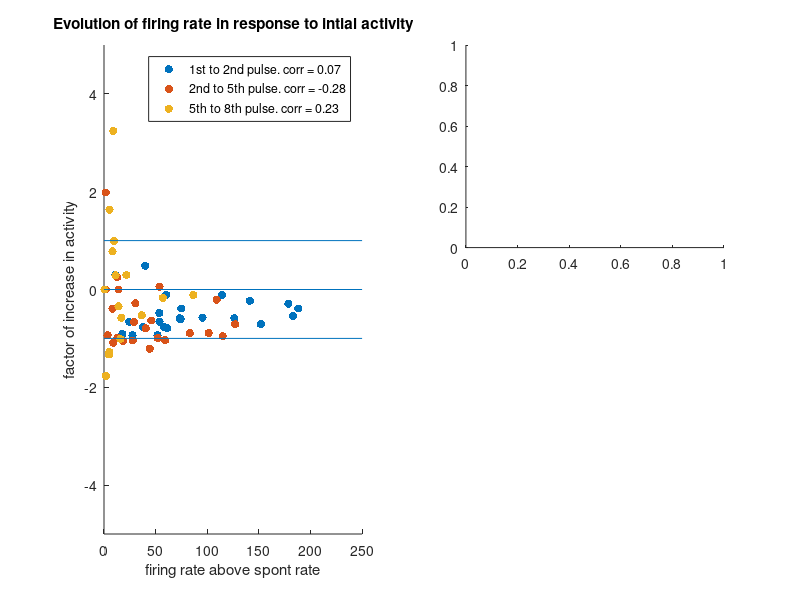

Recreate this plot in MATLAB. (Note: this script raises an error after producing the figure.)
%% plot spikes per click for all neurons
% 18/06/2018 This is a population data, disregarding onset latency
% differences. 

load('SyncN_new.mat')
% load('SyncP_new.mat')

% %48Hz adaptation
% xaxis = [];
% brut = [];
% for i = 1:16
%     xaxis = [xaxis output.spikes_per_click{1, 11}.xaxis];
%     brut = [brut output.spikes_per_click{1, 11}.brut2(i,:)];%/output.spikes_per_click{1, 11}.brut(i,1)];
% end
% 
%   
% 
% figure
% j = 1;
% for j = 1:25
%     disp(j)
%         hold on
%         plot(output.spikes_per_click{1, 11}.xaxis(j,:),output.spikes_per_click{1, 11}.brut1(j,:),'linewidth',2.0)
%         pause
% %     if brut(j) ==0;
% %     brut(j) =1;
% %     end
% end


% logbrut = log(brut);



% Analyse adaptation between acoustic events 
bin = [];
f = 10;
tets = 0;
for j = size(output.spikes_per_click{1, f}.brut1,1) :-1:1
    if output.spikes_per_click{1,f}.brut1(j,1)< 8 || output.spikes_per_click{1,f}.brut1(j,2)<1
        output.spikes_per_click{1,f}.brut1(j,:) = [];
        tets = tets +1;
    end
end

    




bin(1,:) = output.spikes_per_click{1, f}.brut1(:,1);
bin(2,:) = -output.spikes_per_click{1, f}.brut1(:,1)+output.spikes_per_click{1, f}.brut1(:,2);
bin(3,:) = -output.spikes_per_click{1, f}.brut1(:,1)+output.spikes_per_click{1, f}.brut1(:,3);

bin(4,:) = output.spikes_per_click{1, f}.brut1(:,2);
bin(5,:) = -output.spikes_per_click{1, f}.brut1(:,2)+output.spikes_per_click{1, f}.brut1(:,3);

bin(6,:) = -output.spikes_per_click{1, f}.brut1(:,2)+output.spikes_per_click{1, f}.brut1(:,5);
bin(7,:) = output.spikes_per_click{1, f}.brut1(:,5);
bin(8,:) = -output.spikes_per_click{1, f}.brut1(:,5)+output.spikes_per_click{1, f}.brut1(:,8);

for j = 1:size(output.spikes_per_click{1, f}.brut1,1)

    bin(2,j) = bin(2,j)/bin(1,j);
    bin(3,j) = bin(3,j)/bin(1,j);
    bin(5,j) = bin(5,j)/bin(4,j);
    bin(6,j) = bin(6,j)/bin(4,j);
    bin(8,j) = bin(8,j)/bin(7,j);
end



C1 = cov(bin(1,:),bin(2,:));
[U,S,V] = svd(C1);
V = V*sqrt(S)*3;
v1 = V(:,1);
v2 = V(:,2);
coM(1) = mean(bin(1,:));
coM(2) = mean(bin(2,:));

C2 = cov(bin(1,:),bin(3,:));
[U2, S2, V2] = svd(C2);
V2 = V2*sqrt(S2)*3;
v3 = V2(:,1);
v4 = V2(:,1);
coM(3) = mean(bin(3,:));

% C3 = cov(bin(4,:),bin(5,:));
% C4 = corr(bin(4,:).',bin(6,:).');
% C5 = corr(bin(7,:).',bin(8,:).');



figure
subplot(2,2,[1 3])
scatter(bin(1,:),bin(2,:),'filled')
hold on
scatter(bin(4,:),bin(6,:),'filled')
scatter(bin(7,:),bin(8,:),'filled')

xlimit = get(gca,'xlim');


line([0 250], [0 0]);
line([0 250], [1 1]);
line([0 250], [-1 -1]);
axis([0,250,-5,5])

legend1 = sprintf('1st to 2nd pulse. corr = %.2f',corr(bin(1,:).',bin(2,:).'));
legend2 = sprintf('2nd to 5th pulse. corr = %.2f',corr(bin(4,:).',bin(6,:).'));
legend3 = sprintf('5th to 8th pulse. corr = %.2f',corr(bin(7,:).',bin(8,:).'));
legend({legend1, legend2, legend3});
ylabel('factor of increase in activity')
xlabel('firing rate above spont rate')
title('Evolution of firing rate in response to intial activity')
% scatter(bin(1,:),bin(7,:),'filled')
% quiver(coM(1),coM(2),v1(1),v1(2), 'b-')
% quiver(coM(1),coM(2),v2(1),v2(2), 'b-')

% scatter(bin(1,:),bin(3,:),'filled')
% % quiver(coM(1),coM(3),v3(1),v3(2), 'r-')
% % quiver(coM(1),coM(3),v4(1),v4(2), 'r-')
% 
% % hold on 



subplot(2,2,2)
edges = -5:0.20:5;
% [h1,edges] = histcounts(bin(2,:), edges);
histogram(bin(2,:), edges);
hold on 
% [h2,edges] = histcounts(bin(3,:), edges);
histogram(bin(3,:), edges);
legend1 = sprintf('1st to 2nd pulse');%. corr = %.2f',corr(bin1,bin2));
legend2 = sprintf('1st to 3rd pulse');%. corr = %.2f',corr(bin1,bin3));
% legend3 = sprintf('mu = %.3f', mean(h3));
legend({legend1, legend2}) %, legend3});

title('plasticity near onset')

subplot(2,2,4)
edges = -5:0.20:5;
% [h3,edges]= histcounts(bin(6,:), edges);
histogram(bin(6,:), edges);
hold on
% [h4,edges] = histcounts(bin(8,:), edges);
histogram(bin(8,:), edges);
legend1 = sprintf('2nd to 5th pulse');%. corr = %.2f',corr(bin1,bin2));
legend2 = sprintf('5th to 8thpulse');%. corr = %.2f',corr(bin1,bin3));
% legend3 = sprintf('mu = %.3f', mean(h3));
legend({legend1, legend2}) %, legend3});
title('plasticity near middle of stimuli')
xlabel('factor of increase in activity')


%% Adaptation in different model neurons.
clear all
load('Md_SP_SRAstrong_june.mat')

f= 10;
bin(1,:) = UnitInfo.Info.Output.spikes_per_click{1, f}.brut(:,1);

bin(2,:) = -UnitInfo.Info.Output.spikes_per_click{1, f}.brut(:,1)+UnitInfo.Info.Output.spikes_per_click{1, f}.brut(:,2);
bin(3,:) = -UnitInfo.Info.Output.spikes_per_click{1, f}.brut(:,1)+UnitInfo.Info.Output.spikes_per_click{1, f}.brut(:,3);

bin(4,:) = UnitInfo.Info.Output.spikes_per_click{1, f}.brut(:,2);
bin(5,:) = -UnitInfo.Info.Output.spikes_per_click{1, f}.brut(:,2)+UnitInfo.Info.Output.spikes_per_click{1, f}.brut(:,3);

bin(6,:) = -UnitInfo.Info.Output.spikes_per_click{1, f}.brut(:,2)+UnitInfo.Info.Output.spikes_per_click{1, f}.brut(:,5);
bin(7,:) = UnitInfo.Info.Output.spikes_per_click{1, f}.brut(:,5);
bin(8,:) = -UnitInfo.Info.Output.spikes_per_click{1, f}.brut(:,5)+UnitInfo.Info.Output.spikes_per_click{1, f}.brut(:,8);


%For facilitation only, when we have 0 spikes at onset)
bin2 = round(bin);
%end
            


for j = 1:size(UnitInfo.Info.Output.spikes_per_click{1, f}.brut,1)

    bin(2,j) = bin(2,j)/bin(1,j);
    bin(3,j) = bin(3,j)/bin(1,j);
    bin(5,j) = bin(5,j)/bin(4,j);
    bin(6,j) = bin(6,j)/bin(4,j);
    bin(8,j) = bin(8,j)/bin(7,j);
end

%for faciltation
for i = 1:50
    if bin2(1,i) ==0
        if bin2(2,i)==48
            bin(2,i) = 1;
        elseif bin2(2,i)==-48
            bin(2,i) = -1;
        elseif bin2(2,i) == 95
            bin(2,i) = 2;
        elseif bin2(2,i) ==-95
            bin(2,i) = -2;
        end
        
        if bin2(3,i)==48
            bin(3,i) = 1;
        elseif bin2(3,i)==-48
            bin(3,i) = -1;
        elseif bin2(3,i) == 95
            bin(3,i) = 2;
        elseif bin2(3,i) ==-95
            bin(3,i) = -2;
        end
    end
end
%end


figure
subplot(2,2,[1 3])
scatter(bin(1,:),bin(2,:),'filled')
hold on
scatter(bin(4,:),bin(6,:),'filled')
scatter(bin(7,:),bin(8,:),'filled')

xlimit = get(gca,'xlim');


line([0 250], [0 0]);
line([0 250], [1 1]);
line([0 250], [-1 -1]);
axis([0,250,-5,5])

legend1 = sprintf('1st to 2nd pulse. corr = %.2f',corr(bin(1,:).',bin(2,:).'));
legend2 = sprintf('2nd to 5th pulse. corr = %.2f',corr(bin(4,:).',bin(6,:).'));
legend3 = sprintf('5th to 8th pulse. corr = %.2f',corr(bin(7,:).',bin(8,:).'));
legend({legend1, legend2, legend3});
ylabel('factor of increase in activity')
xlabel('firing rate above spont rate')
title('Evolution of firing rate in response to intial activity')
% scatter(bin(1,:),bin(7,:),'filled')
% quiver(coM(1),coM(2),v1(1),v1(2), 'b-')
% quiver(coM(1),coM(2),v2(1),v2(2), 'b-')

% scatter(bin(1,:),bin(3,:),'filled')
% % quiver(coM(1),coM(3),v3(1),v3(2), 'r-')
% % quiver(coM(1),coM(3),v4(1),v4(2), 'r-')
% 
% % hold on 



subplot(2,2,2)
edges = -5:0.20:5;
% [h1,edges] = histcounts(bin(2,:), edges);
histogram(bin(2,:), edges);
hold on 
% [h2,edges] = histcounts(bin(3,:), edges);
histogram(bin(3,:), edges);
legend1 = sprintf('1st to 2nd pulse');%. corr = %.2f',corr(bin1,bin2));
legend2 = sprintf('1st to 3rd pulse');%. corr = %.2f',corr(bin1,bin3));
% legend3 = sprintf('mu = %.3f', mean(h3));
legend({legend1, legend2}) %, legend3});

title('plasticity near onset')

subplot(2,2,4)
edges = -5:0.20:5;
% [h3,edges]= histcounts(bin(6,:), edges);
histogram(bin(6,:), edges);
hold on
% [h4,edges] = histcounts(bin(8,:), edges);
histogram(bin(8,:), edges);
legend1 = sprintf('2nd to 5th pulse');%. corr = %.2f',corr(bin1,bin2));
legend2 = sprintf('5th to 8thpulse');%. corr = %.2f',corr(bin1,bin3));
% legend3 = sprintf('mu = %.3f', mean(h3));
legend({legend1, legend2}) %, legend3});
title('plasticity near middle of stimuli')
xlabel('factor of increase in activity')



Statss = zeros(2,4);
X1 = bin(2,:);
X1(isnan(X1)) = [];
Y1 = bin(3,:);
Y1(isnan(Y1)) = [];
Statss(1,1) = mean(X1); 
Statss(2,1) = median(X1);
Statss(1,2) = mean(Y1);
Statss(2,2) = median(Y1);


X = bin(6,:);
X(isnan(X)) = [];
X(isinf(X)) = [];
Y = bin(8,:);
Y(isnan(Y)) = [];
Y(isinf(Y)) = [];
Statss(1,3) = mean(X);
Statss(2,3) = median(X);
Statss(1,4) = mean(Y);
Statss(2,4) = median(Y);

Statss
[h,p] = ttest(X)
[h,p] = ttest(Y)
%% bar plot for model adaptation analysis

figure
subplot(2,1,1)
y = [-0.63 -0.95 -0.17 -0.05; -0.85 -0.95 -.25 -.13; -.95 -.98 -.14 -.2; -.475 -.751 -.12 -.20];
bar(-y)
xticklabels({'Normal','weak SFA','strong SFA' 'Facilitation'});

subplot(2,1,2)
y2 = [.42 -.043; -0.33 -.73; -.2 -.31; -.20 -.06];
bar(-y2)
xticklabels({'Normal','weak SFA','strong SFA' 'Facilitation'});


%% 01/25/2018 Spike latency calculation, see Bendor 2008
% This calculates Onset latency for each trial for each neuron.
% clear all
% load('SyncN_new.mat');
load('SyncP_new.mat');


nn = size(output.mean_neuron_spont{1},1);
time = size(output.mean_neuron_spont{1},2);
for f = 1:12
    spont{f} = zeros(nn,time/2);
    rate{f} = zeros(nn,time/2);
end

for f = 1:12
    for n = 1:nn
        t = 1;
        while t < time/2 + 1
            spont{f}(n,t) = (output.mean_neuron_spont{f}(n,2*t)...
                +(output.mean_neuron_spont{f}(n,2*t-1)))/2 ;
            rate{f}(n,t) = (output.mean_neuron_rates{f}(n,2*t)...
                +(output.mean_neuron_rates{f}(n,2*t-1)))/2 ;
            t = t+1;
        end
        spontstd{f}(n) = std(spont{f}(n,:),1);
    end
end


responsetime = zeros(nn,12);
for n = 1:nn
    for f = 1:12
        t = 1;
        while t < time/2-2
            if rate{f}(n,t) > spontstd{f}(n)*2 ...
                    && rate{f}(n,t+1) > spontstd{f}(n)*2 ...
                    && rate{f}(n,t+2) > spontstd{f}(n)*2
                responsetime(n,f) = t;
                t = time;
            else
                t = t+1;
            end
        end

    end
end


responsetime = responsetime*1e-3;
% responsetime(12,:) = []; %for SyncN neurons, neuron 12 doesnt react to
% stim

edges = 0:5*1e-3:max(responsetime);
figure
for n = 1:nn
    [h{n},edges] = histcounts(responsetime(n,:),edges);
    subplot(15,2,n)
    histogram(responsetime(n,:),edges)
    stdNeuron(n) = std(responsetime(n,:),1);
end
figure

edges = 0:2*1e-3:max(responsetime);
histogram(responsetime,edges)

ICI_list= [250 125 83.3333 62.5 50 41.6667 35.7143 31.25 27.7778 25 22.7273 20.8333]*1e-3;

for n = 1:nn
    for f = 1:12
        firsthalf{n,f} = output.ind_spike_time{n,f}(find(responsetime(n,f) <= output.ind_spike_time{n,f} & output.ind_spike_time{n,f} <= 0.275));
        if ~isempty(firsthalf{n,f})
        firsthalf{n,f} = 2*pi*mod(firsthalf{n,f},ICI_list(f))/ICI_list(f);
        end
        secondhalf{n,f} = output.ind_spike_time{n,f}(find(0.275 < output.ind_spike_time{n,f} & output.ind_spike_time{n,f} < 0.550));
        if ~isempty(secondhalf{n,f})
        secondhalf{n,f} = 2*pi*mod(secondhalf{n,f},ICI_list(f))/ICI_list(f);
        end
    end
end

% perihistogram
% edges = 0:0.001:0.25;
% edges = 0: pi/32: 2*pi;
% for n = 1:nn
%     figure('position',[800 100 800 900])
%     for f = 1:12
%         subplot(12,1,f)
%         
%         histogram(firsthalf{n,f},edges) %Blue
% %         pause
%         hold on
%         histogram(secondhalf{n,f},edges) %Orange
%         axis([0,2*pi,0,20])
%         if f <12
%             set(gca,'XTick',[]);
%         else
%             xticks([0 0.5*pi pi 1.5*pi 2*pi])
%             xticklabels({'0' '0.5\pi' '\pi' '1.5\pi' '2\pi'})
%         end
%         
%     end
% %     pause
% end
% 


figure 
boxplot(responsetime.')


% 29/03/2018    subtracting spike latency to spike time to pool all neurons
% Spikes per click regarding latency.
spiketime = {};
for f = 1:12
    spiketime{f} = [];
    for n = 1:nn
        spiketime{f} = [spiketime{f} output.ind_spike_time{n,f}-responsetime(n,f)];
    end
end



% attempt to compare first half/ second half.
for f = 1:12
    firsthalf{f} = spiketime{f}(find(responsetime(n,f) <= spiketime{f} & spiketime{f} <= 0.275));
    if ~isempty(firsthalf{f})
        firsthalf{f} = 2*pi*mod(firsthalf{f},ICI_list(f))/ICI_list(f);
    end
    secondhalf{f} = spiketime{f}(find(0.275 < spiketime{f} & spiketime{f} < 0.550));
    if ~isempty(secondhalf{f})
        secondhalf{f} = 2*pi*mod(secondhalf{f},ICI_list(f))/ICI_list(f);
    end
end

edges = 0: pi/32: 2*pi;
% edges = 0:0.002:0.25;

 figure('position',[800 100 800 900])
 for f = 1:12
     subplot(12,1,f)
     
     histogram(firsthalf{f},edges) %Blue
     %         pause
     hold on
     histogram(secondhalf{f},edges) %Orange
     axis([0,2*pi,0,inf])
     if f <12
         set(gca,'XTick',[]);
%      else
         xticks([0 0.5*pi pi 1.5*pi 2*pi])
         xticklabels({'0' '0.5\pi' '\pi' '1.5\pi' '2\pi'})
     end
     
 end

 
 %% spikes per click in model neurons. 

load('SyncPfMdl.mat')
ICI_list = [125 83.3333 62.5 50 41.6667 35.7143 31.25 27.7778 25 22.7273 20.8333];
Hz_list = [];
for i = 1:length(ICI_list)
    Hz_list = [Hz_list round(1000/ICI_list(i))];
end

figure
cmap = colormap(jet(length(ICI_list)+1));

for n =1:2:length(ICI_list)
    SEM = UnitInfo.Info.Output.spikes_per_click{n}.std/sqrt(20*600);
    ts = tinv([0.025  0.975],20*(600)-1);   
    error = ts(2)*SEM;
    errorbar(UnitInfo.Info.Output.spikes_per_click{n}.xaxis,UnitInfo.Info.Output.spikes_per_click{n}.mean,...
        error, 'linewidth', 1.7,'color',cmap(n+1,:),'DisplayName', ...
        [num2str(Hz_list(n)) 'Hz'])
    hold on
    %         norm_mean = [norm_mean UnitInfo.Info(p).Output.mean_discharge_rate.mean(n)/Hz_list(n)];
end
axis([500,1000,0,90]);
legend('show')


